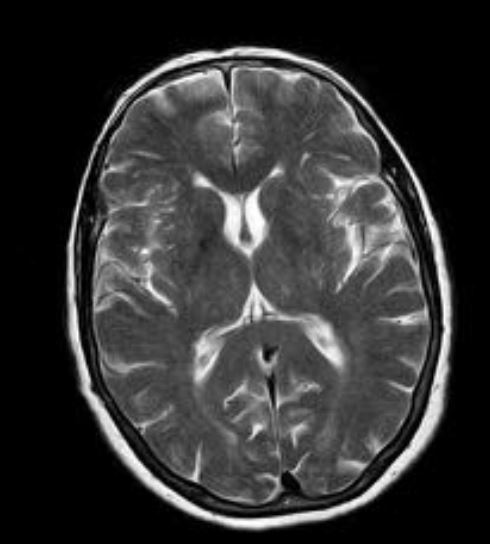
#> input picture Resonancia.jpg, 490 x 544 px
$ python 'Práctica 4 - P1.py'
#> lines starting #> are read from the running program, lines starting #| are printed output that depends on the picture
import cv2 as cv
import numpy as np
import matplotlib.pyplot as plt

# Cargar la imagen
image_bgr = cv.imread('Resonancia.jpg')
#> image_bgr is the input picture: shape (544, 490, 3); min 0, max 255, mean 52.9
image = cv.cvtColor(image_bgr, cv.COLOR_BGR2RGB)

# Mostrar la imagen Cargada
plt.imshow(image)
plt.title('Imágen cargada')
plt.axis('off')
plt.show()

# Cargar la imagen en escala de grises
img_gray = cv.cvtColor(image, cv.COLOR_RGB2GRAY)
plt.imshow(img_gray, cmap='gray')
plt.title('Imagen escala de grises')
plt.axis('off')
plt.show()

# Dimensiones de la imagen
rows, cols = img_gray.shape
#> rows = 544; cols = 490

# ========================#
# EJERCICIO 1: TRASLACIÓN #
# ========================#

# Traslación entera (50, 30)
M1 = np.float32([[1, 0, 50], [0, 1, 30]])
translated_int = cv.warpAffine(img_gray, M1, (cols, rows))
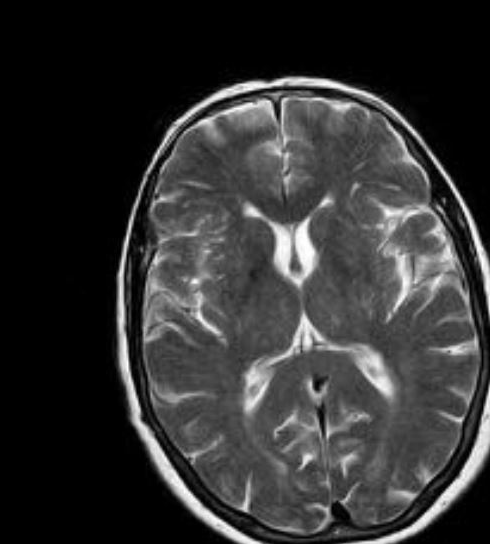
#> translated_int: shape (544, 490); min 0, max 255, mean 50.8

# Traslación decimal (20.5, 15.5)
M2 = np.float32([[1, 0, 20.5], [0, 1, 15.5]])
translated_dec = cv.warpAffine(img_gray, M2, (cols, rows))
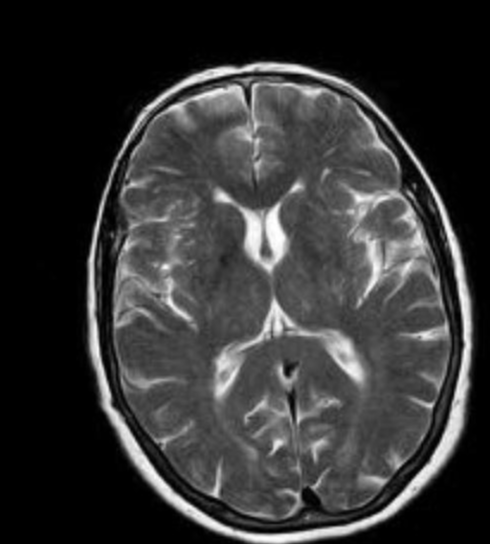
#> translated_dec: shape (544, 490); min 0, max 255, mean 53

# Mostrar resultados de traslación
fig1, axs = plt.subplots(1, 3, figsize=(12, 4))
axs[0].imshow(img_gray, cmap='gray')
axs[0].set_title("Original")
axs[0].axis('off')

axs[1].imshow(translated_int, cmap='gray')
axs[1].set_title("Traslación (50, 30)")
axs[1].axis('off')

axs[2].imshow(translated_dec, cmap='gray')
axs[2].set_title("Traslación (20.5, 15.5)")
axs[2].axis('off')

plt.tight_layout()
plt.show()
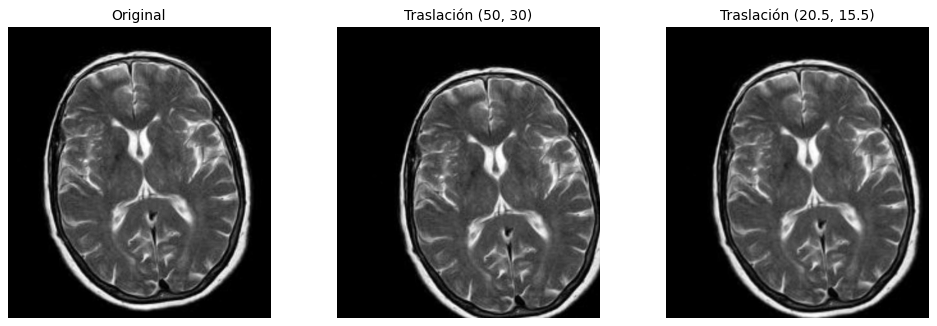
#> figure drawn by matplotlib, 3 panels

# ======================#
# EJERCICIO 2: ROTACIÓN #
# ======================#

# Calcular el centro de la imagen
center = (cols / 2, rows / 2)
#> center = (245, 272)

# Matriz de rotación (45 grados)
M_rot = cv.getRotationMatrix2D(center, 45, 1.0)
rotated = cv.warpAffine(img_gray, M_rot, (cols, rows))
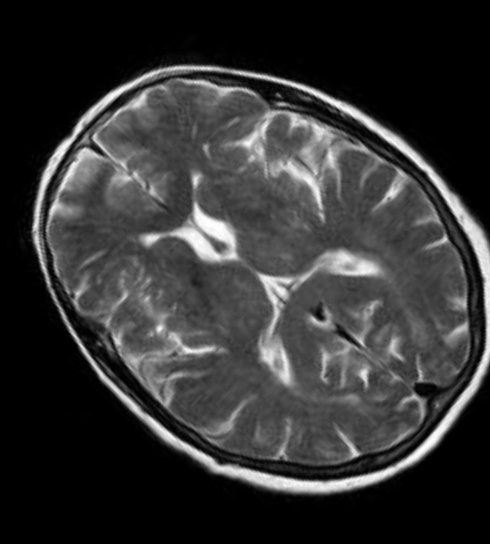
#> rotated: shape (544, 490); min 0, max 255, mean 52.4

# Mostrar imagen original y rotada
fig2, axs = plt.subplots(1, 2, figsize=(10, 4))
axs[0].imshow(img_gray, cmap='gray')
axs[0].set_title("Original")
axs[0].axis('off')

axs[1].imshow(rotated, cmap='gray')
axs[1].set_title("Rotación 45°")
axs[1].axis('off')

plt.tight_layout()
plt.show()

# ====================#
# EJERCICIO 3: ESCALA #
# ====================#

# Escalado al 150%
scaled_up = cv.resize(img_gray, None, fx=1.5, fy=1.5, interpolation=cv.INTER_LINEAR)

# Escalado al 50%
scaled_down = cv.resize(img_gray, None, fx=0.5, fy=0.5, interpolation=cv.INTER_AREA)
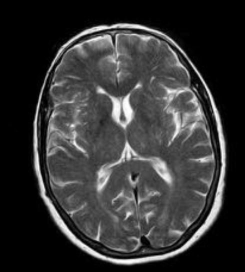
#> scaled_down: shape (272, 245); min 0, max 255, mean 53

# Mostrar imágenes escaladas
fig3, axs = plt.subplots(1, 3, figsize=(12, 4))
axs[0].imshow(img_gray, cmap='gray')
axs[0].set_title("Original")
axs[0].axis('off')
print('La imágen original tiene un tamaño de:', img_gray.shape)
#| La imágen original tiene un tamaño de: (544, 490)

axs[1].imshow(scaled_up, cmap='gray')
axs[1].set_title("Escala 150%")
axs[1].axis('off')
print('La imágen aumentada tiene un tamaño de:', scaled_up.shape)
#| La imágen aumentada tiene un tamaño de: (816, 735)

axs[2].imshow(scaled_down, cmap='gray')
axs[2].set_title("Escala 50%")
axs[2].axis('off')
print('La imágen reducida tiene un tamaño de:', scaled_down.shape)
#| La imágen reducida tiene un tamaño de: (272, 245)

plt.tight_layout()
plt.show()

$ run again, with MRI.jpg copied over Resonancia.jpg
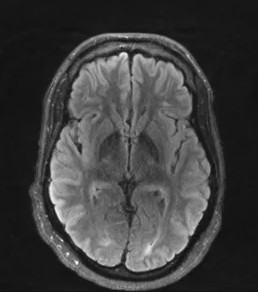
#> input picture MRI.jpg, 258 x 292 px
#> image_bgr is the input picture: shape (292, 258, 3); min 13, max 250, mean 62.9
#> `rotated = cv.warpAffine(img_gray, M_rot, (cols, rows))`:
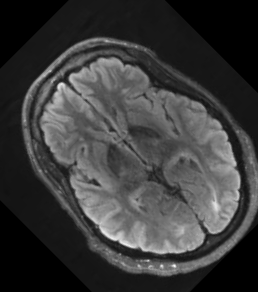
#> rotated: shape (292, 258); min 0, max 248, mean 58.9
#> `scaled_down = cv.resize(img_gray, None, fx=0.5, fy=0.5, interpolation=..`:
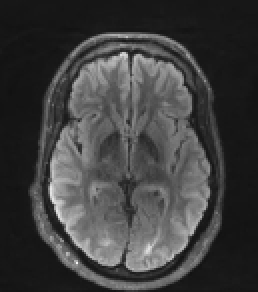
#> scaled_down: shape (146, 129) (shown 2 times larger); min 17, max 244, mean 63
#| La imágen original tiene un tamaño de: (292, 258)
#| La imágen aumentada tiene un tamaño de: (438, 387)
#| La imágen reducida tiene un tamaño de: (146, 129)
